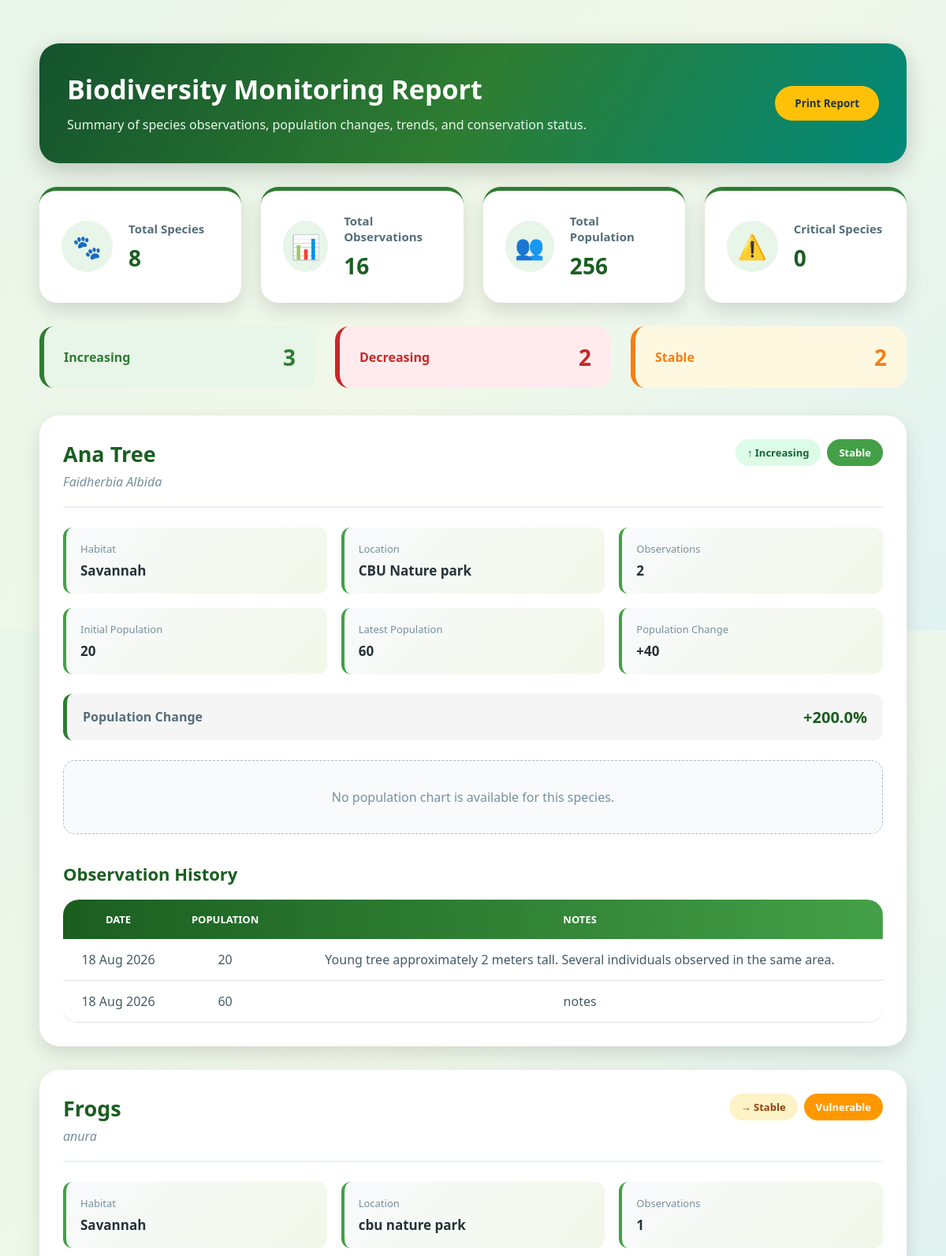
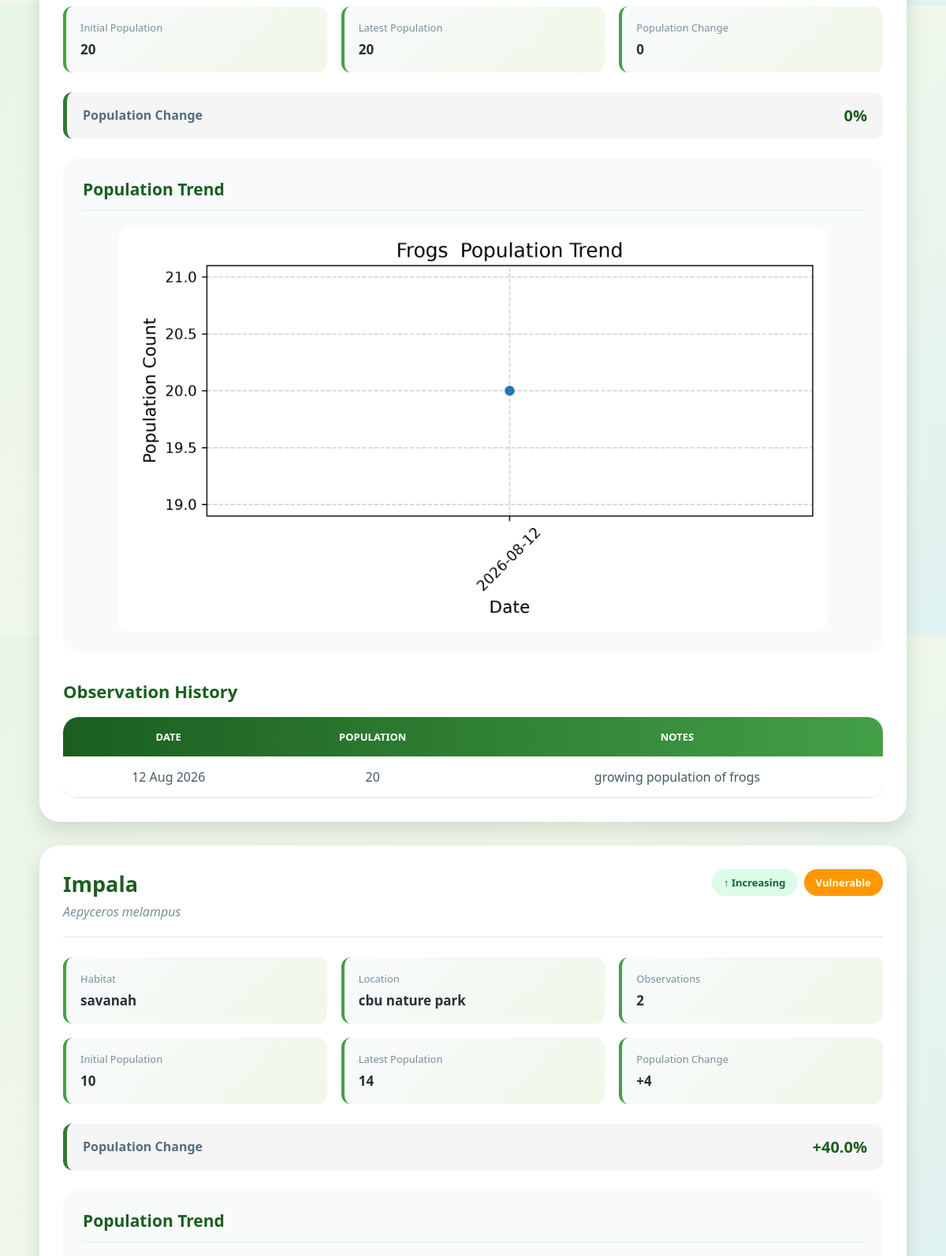
Screenshot of /report (upper part) with the database file from the repository (2 pictures, top to bottom).
### models.py (models this page shows, shortened)
class Species(db.Model):
    __tablename__ = "species"
    id = db.Column(db.Integer, primary_key=True)
    scientificName = db.Column(db.String(50), nullable=False)
    specie_Common_Name = db.Column(db.String(50), nullable=False)
    specie_Habitat = db.Column(db.String(50), nullable=False, default="savannah")
    location = db.Column(db.String(50), nullable=False, default="CBU Nature Park")
    observations = db.relationship("Observation",backref="species",lazy=True,
        cascade="all, delete-orphan")

class Observation(db.Model):
    __tablename__ = "observation"
    id = db.Column(db.Integer, primary_key=True)
    species_id = db.Column(db.Integer,db.ForeignKey("species.id"), nullable=False)
    observation_date = db.Column(db.DateTime, default=lambda: datetime.now(timezone.utc))
    population_count = db.Column(db.Integer, nullable=False)
    notes = db.Column(db.Text)
    photo = db.Column(db.String(555))
    status = db.Column(db.String(20), default="Pending")
    reviewed_by = db.Column(db.Integer, db.ForeignKey("details.id"),nullable=True)
    reviewed_at = db.Column(db.DateTime)

### app.py (the view)
@app.route("/report")
def report():
    species_list = Species.query.order_by(Species.specie_Common_Name.asc()).all()
    report_data = []
    total_species = len(species_list)
    total_observations = Observation.query.count()
    total_population = db.session.query(func.coalesce(func.sum(Observation.population_count), 0)).scalar()
    for species in species_list:
        observations = (
            Observation.query
            .filter_by(species_id=species.id)
            .order_by(Observation.observation_date.asc())
            .all()
        )
        first_population = 0
        latest_population = 0
        population_change = 0
        percentage_change = 0
        trend = "No Data"
        risk_status = "Unknown"
        if observations:
            first_population = observations[0].population_count or 0
            latest_population = observations[-1].population_count or 0
            population_change = latest_population - first_population
            if first_population > 0:
                percentage_change = (
                    population_change / first_population
                ) * 100
            if population_change > 0:
                trend = "Increasing"
            elif population_change < 0:
                trend = "Decreasing"
            else:
                trend = "Stable"
            if latest_population <= 5:
                risk_status = "Critical"
            elif latest_population <= 10:
                risk_status = "Endangered"
            elif latest_population <= 20:
                risk_status = "Vulnerable"
            else:
                risk_status = "Stable"
        chart_file = f"charts/chart_{species.id}.png"
        chart_path = os.path.join(
            app.static_folder,
            chart_file
        )
        report_data.append({"id": species.id,
            "name": species.specie_Common_Name,
            "scientific": species.scientificName,
            "habitat": species.specie_Habitat,
            "location": species.location,
            "observations": observations,
            "observation_count": len(observations),
            "first_population": first_population,
            "latest_population": latest_population,
            "population_change": population_change,
            "percentage_change": round(
                percentage_change,
                2
            ),
            "trend": trend,
            "risk_status": risk_status,
            "chart": chart_file
            if os.path.exists(chart_path)
            else None
        })
    increasing_species = sum(
        1 for item in report_data
        if item["trend"] == "Increasing"
    )
    decreasing_species = sum(
        1 for item in report_data
        if item["trend"] == "Decreasing"
    )
    stable_species = sum(
        1 for item in report_data
        if item["trend"] == "Stable"
    )
    critical_species = sum(
        1 for item in report_data
        if item["risk_status"] == "Critical"
    )
    return render_template( "report.html", report_data=report_data, total_species=total_species,
                           total_observations=total_observations, total_population=total_population,
                           increasing_species=increasing_species, decreasing_species=decreasing_species,
                           stable_species=stable_species, critical_species=critical_species)

### templates/report.html (shortened to what this page needs)
{% extends "base.html" %}
{% block css %}
<link rel="stylesheet"
      href="{{ url_for('static', filename='reportStyle.css') }}">
{% endblock %}
{% block content %}
<div class="report-container">
    <div class="report-header">
        <div>
            <h1>Biodiversity Monitoring Report</h1>
            <p>
                Summary of species observations, population changes,
                trends, and conservation status.
            </p>
        </div>
        <div class="report-actions">
            <button onclick="window.print()"
                    class="btn-print">
                Print Report
            </button>
        </div>
    </div>
    <div class="report-summary">
        <div class="report-card">
            <div class="report-card-icon">
                🐾
            </div>
            <div>
                <h3>Total Species</h3>
                <strong>
                    {{ total_species }}
                </strong>
            </div>
        </div>
        <div class="report-card">
            <div class="report-card-icon">
                📊
            </div>
            <div>
                <h3>Total Observations</h3>
                <strong>
                    {{ total_observations }}
                </strong>
            </div>
        </div>
        <div class="report-card">
            <div class="report-card-icon">
                👥
            </div>
            <div>
                <h3>Total Population</h3>
                <strong>
                    {{ total_population }}
                </strong>
            </div>
        </div>
        <div class="report-card">
            <div class="report-card-icon">
                ⚠️
            </div>
            <div>
                <h3>Critical Species</h3>
                <strong>
                    {{ critical_species }}
                </strong>
            </div>
        </div>
    </div>
    <div class="trend-summary">
        <div class="trend-box increasing">
            <span>Increasing</span>
            <strong>
                {{ increasing_species }}
            </strong>
        </div>
        <div class="trend-box decreasing">
            <span>Decreasing</span>
            <strong>
                {{ decreasing_species }}
            </strong>
        </div>
        <div class="trend-box stable">
            <span>Stable</span>
            <strong>
                {{ stable_species }}
            </strong>
        </div>
    </div>
    {% if report_data %}
        {% for item in report_data %}
        <div class="species-report-card">
            <div class="species-report-header">
                <div>
                    <h2>
                        {{ item.name }}
                    </h2>
                    <p class="scientific-name">
                        {{ item.scientific }}
                    </p>
                </div>
                <div class="status-container">
                    {% if item.trend == "Increasing" %}
                        <span class="status-badge increasing">
                            ↑ Increasing
                        </span>
                    {% elif item.trend == "Decreasing" %}
                        <span class="status-badge decreasing">
                            ↓ Decreasing
                        </span>
                    {% elif item.trend == "Stable" %}
                        <span class="status-badge stable">
                            → Stable
                        </span>
                    {% else %}
                        <span class="status-badge">
                            No Data
                        </span>
                    {% endif %}
                    {% if item.risk_status == "Critical" %}
                        <span class="risk-badge critical">
                            Critical
                        </span>
                    {% elif item.risk_status == "Endangered" %}
                        <span class="risk-badge endangered">
                            Endangered
                        </span>
                    {% elif item.risk_status == "Vulnerable" %}
                        <span class="risk-badge vulnerable">
                            Vulnerable
                        </span>
                    {% elif item.risk_status == "Stable" %}
                        <span class="risk-badge safe">
                            Stable
                        </span>
                    {% endif %}
                </div>
            </div>
            <div class="species-info-grid">
                <div class="info-item">
                    <span>Habitat</span>
                    <strong>
                        {{ item.habitat or "Not recorded" }}
                    </strong>
                </div>
                <div class="info-item">
                    <span>Location</span>
                    <strong>
                        {{ item.location or "Not recorded" }}
                    </strong>
                </div>
                <div class="info-item">
                    <span>Observations</span>
                    <strong>
                        {{ item.observation_count }}
                    </strong>
                </div>
                <div class="info-item">
                    <span>Initial Population</span>
                    <strong>
                        {{ item.first_population }}
                    </strong>
                </div>
                <div class="info-item">
                    <span>Latest Population</span>
                    <strong>
                        {{ item.latest_population }}
                    </strong>
                </div>
                <div class="info-item">
                    <span>Population Change</span>
                    <strong>
                        {% if item.population_change > 0 %}
                            +{{ item.population_change }}
                        {% else %}
                            {{ item.population_change }}
                        {% endif %}
                    </strong>
                </div>
            </div>
            <div class="population-change">
                <span>
                    Population Change
                </span>
                <strong>
                    {% if item.percentage_change > 0 %}
                        +{{ item.percentage_change }}%
                    {% elif item.percentage_change < 0 %}
                        {{ item.percentage_change }}%
                    {% else %}
                        0%
                    {% endif %}
                </strong>
            </div>
            {% if item.chart %}
            <div class="chart-container">
                <h3>
                    Population Trend
                </h3>
                <img
                    src="{{ url_for('static',
                                    filename=item.chart) }}"
                    alt="Population trend for {{ item.name }}"
                >
            </div>
            {% else %}
            <div class="no-chart">
                <p>
                    No population chart is available
                    for this species.
                </p>
            </div>
            {% endif %}
            {% if item.observations %}
            <div class="observation-section">
                <h3>
                    Observation History
                </h3>
                <div class="table-wrapper">
                    <table>
                        <thead>
                            <tr>
                                <th>
                                    Date
                                </th>
                                <th>
                                    Population
                                </th>
                                <th>
                                    Notes
                                </th>
                            </tr>
                        </thead>
                        <tbody>
                            {% for observation
                               in item.observations %}
                            <tr>
                                <td>
                                    {{ observation.observation_date.strftime('%d %b %Y') }}
                                </td>
                                <td>
                                    {{ observation.population_count }}
                                </td>
                                <td>
                                    {{ observation.notes or "No notes" }}
                                </td>
                            </tr>
                            {% endfor %}
                        </tbody>
                    </table>
                </div>
            </div>
            {% endif %}
        </div>
        {% endfor %}
    {% endif %}
</div>
{% endblock %}

### static/adminstyle.css (style rules this page uses)
* { margin: 0; padding: 0; box-sizing: border-box; }
body { font-family: "Segoe UI", Tahoma, sans-serif; background: linear-gradient( 135deg, #e8f5e9, #f1f8e9, #e0f2f1 ); color: #263238; min-height: 100vh; }
button { border: none; cursor: pointer; font-family: inherit; font-weight: bold; transition: 0.3s; }
img { max-width: 100%; }
h1 { color: #1b5e20; }
table { width: 100%; border-collapse: collapse; background: white; border-radius: 20px; overflow: hidden; box-shadow: 0 10px 25px rgba(0, 0, 0, 0.15); }
thead { background: linear-gradient( 90deg, #1b5e20, #43a047 ); }
th { padding: 18px; color: white; text-transform: uppercase; }
td { padding: 15px; text-align: center; border-bottom: 1px solid #ddd; }
button { padding: 10px 18px; border-radius: 25px; }

### rows the page displays
Species: name "Ana Tree", scientific "Faidherbia Albida", shows "↑ Increasing", shows "Stable", specie_Habitat "Savannah", location "CBU Nature park", observation_count "2", first_population "20", latest_population "60", population_change "40", percentage_change "200.0", shows "No population chart is available for this species."
Observation: observation_date "18 Aug 2026", population_count "20", notes "Young tree approximately 2 meters tall. Several individuals observed in the same area."
Observation: observation_date "18 Aug 2026", population_count "60", notes "notes"
Species: name "Frogs", scientific "anura", shows "→ Stable", shows "Vulnerable", specie_Habitat "Savannah", location "cbu nature park", observation_count "1", first_population "20", latest_population "20", population_change "0", shows "0%"
Observation: observation_date "12 Aug 2026", population_count "20", notes "growing population of frogs"
Species: name "Impala", scientific "Aepyceros melampus", shows "↑ Increasing", shows "Vulnerable", specie_Habitat "savanah", location "cbu nature park", observation_count "2", first_population "10", latest_population "14", population_change "4", percentage_change "40.0"

### other values shown
{{ total_species }} "8"
{{ total_observations }} "16"
{{ total_population }} "256"
{{ critical_species }} "0"
{{ increasing_species }} "3"
{{ decreasing_species }} "2"
{{ stable_species }} "2"
